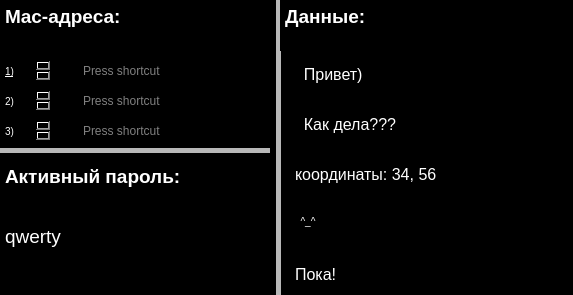
<?xml version="1.0" encoding="UTF-8"?>
<ui version="4.0">
 <class>Dialog</class>
 <widget class="QDialog" name="Dialog">
  <property name="geometry">
   <rect>
    <x>0</x>
    <y>0</y>
    <width>573</width>
    <height>295</height>
   </rect>
  </property>
  <property name="sizeIncrement">
   <size>
    <width>640</width>
    <height>480</height>
   </size>
  </property>
  <property name="windowTitle">
   <string>Program</string>
  </property>
  <property name="styleSheet">
   <string notr="true">background-color:rgb(0, 0, 0)</string>
  </property>
  <widget class="Line" name="line">
   <property name="geometry">
    <rect>
     <x>270</x>
     <y>-20</y>
     <width>16</width>
     <height>321</height>
    </rect>
   </property>
   <property name="minimumSize">
    <size>
     <width>0</width>
     <height>0</height>
    </size>
   </property>
   <property name="sizeIncrement">
    <size>
     <width>90</width>
     <height>90</height>
    </size>
   </property>
   <property name="baseSize">
    <size>
     <width>90</width>
     <height>90</height>
    </size>
   </property>
   <property name="font">
    <font>
     <family>Niagara Solid</family>
    </font>
   </property>
   <property name="mouseTracking">
    <bool>false</bool>
   </property>
   <property name="tabletTracking">
    <bool>false</bool>
   </property>
   <property name="acceptDrops">
    <bool>false</bool>
   </property>
   <property name="autoFillBackground">
    <bool>false</bool>
   </property>
   <property name="midLineWidth">
    <number>5</number>
   </property>
   <property name="orientation">
    <enum>Qt::Vertical</enum>
   </property>
  </widget>
  <widget class="Line" name="line_2">
   <property name="geometry">
    <rect>
     <x>-10</x>
     <y>140</y>
     <width>281</width>
     <height>20</height>
    </rect>
   </property>
   <property name="midLineWidth">
    <number>5</number>
   </property>
   <property name="orientation">
    <enum>Qt::Horizontal</enum>
   </property>
  </widget>
  <widget class="QTextBrowser" name="textBrowser">
   <property name="geometry">
    <rect>
     <x>0</x>
     <y>0</y>
     <width>271</width>
     <height>61</height>
    </rect>
   </property>
   <property name="styleSheet">
    <string notr="true">background-color: rgb(0, 0, 0);
color: rgb(255, 255, 255);</string>
   </property>
   <property name="html">
    <string>&lt;!DOCTYPE HTML PUBLIC &quot;-//W3C//DTD HTML 4.0//EN&quot; &quot;http://www.w3.org/TR/REC-html40/strict.dtd&quot;&gt;
&lt;html&gt;&lt;head&gt;&lt;meta name=&quot;qrichtext&quot; content=&quot;1&quot; /&gt;&lt;style type=&quot;text/css&quot;&gt;
p, li { white-space: pre-wrap; }
&lt;/style&gt;&lt;/head&gt;&lt;body style=&quot; font-family:'MS Shell Dlg 2'; font-size:7.8pt; font-weight:400; font-style:normal;&quot;&gt;
&lt;p style=&quot; margin-top:0px; margin-bottom:0px; margin-left:0px; margin-right:0px; -qt-block-indent:0; text-indent:0px;&quot;&gt;&lt;span style=&quot; font-size:14pt; font-weight:600;&quot;&gt;Mac-адреса:&lt;/span&gt;&lt;/p&gt;&lt;/body&gt;&lt;/html&gt;</string>
   </property>
  </widget>
  <widget class="QRadioButton" name="radioButton">
   <property name="geometry">
    <rect>
     <x>60</x>
     <y>60</y>
     <width>21</width>
     <height>20</height>
    </rect>
   </property>
   <property name="styleSheet">
    <string notr="true">background-color: rgb(0, 0, 0);
color: rgb(255, 255, 255);</string>
   </property>
   <property name="text">
    <string/>
   </property>
  </widget>
  <widget class="QRadioButton" name="radioButton_2">
   <property name="geometry">
    <rect>
     <x>60</x>
     <y>90</y>
     <width>21</width>
     <height>20</height>
    </rect>
   </property>
   <property name="styleSheet">
    <string notr="true">background-color: rgb(0, 0, 0);
color: rgb(255, 255, 255);</string>
   </property>
   <property name="text">
    <string/>
   </property>
  </widget>
  <widget class="QTextBrowser" name="textBrowser_2">
   <property name="geometry">
    <rect>
     <x>0</x>
     <y>60</y>
     <width>51</width>
     <height>21</height>
    </rect>
   </property>
   <property name="styleSheet">
    <string notr="true">background-color: rgb(0, 0, 0);
color: rgb(255, 255, 255);</string>
   </property>
   <property name="html">
    <string>&lt;!DOCTYPE HTML PUBLIC &quot;-//W3C//DTD HTML 4.0//EN&quot; &quot;http://www.w3.org/TR/REC-html40/strict.dtd&quot;&gt;
&lt;html&gt;&lt;head&gt;&lt;meta name=&quot;qrichtext&quot; content=&quot;1&quot; /&gt;&lt;style type=&quot;text/css&quot;&gt;
p, li { white-space: pre-wrap; }
&lt;/style&gt;&lt;/head&gt;&lt;body style=&quot; font-family:'MS Shell Dlg 2'; font-size:7.8pt; font-weight:400; font-style:normal;&quot;&gt;
&lt;p style=&quot; margin-top:0px; margin-bottom:0px; margin-left:0px; margin-right:0px; -qt-block-indent:0; text-indent:0px;&quot;&gt;&lt;span style=&quot; text-decoration: underline;&quot;&gt;1)&lt;/span&gt;&lt;/p&gt;&lt;/body&gt;&lt;/html&gt;</string>
   </property>
  </widget>
  <widget class="QTextBrowser" name="textBrowser_3">
   <property name="geometry">
    <rect>
     <x>0</x>
     <y>90</y>
     <width>51</width>
     <height>21</height>
    </rect>
   </property>
   <property name="styleSheet">
    <string notr="true">background-color: rgb(0, 0, 0);
color: rgb(255, 255, 255);</string>
   </property>
   <property name="html">
    <string>&lt;!DOCTYPE HTML PUBLIC &quot;-//W3C//DTD HTML 4.0//EN&quot; &quot;http://www.w3.org/TR/REC-html40/strict.dtd&quot;&gt;
&lt;html&gt;&lt;head&gt;&lt;meta name=&quot;qrichtext&quot; content=&quot;1&quot; /&gt;&lt;style type=&quot;text/css&quot;&gt;
p, li { white-space: pre-wrap; }
&lt;/style&gt;&lt;/head&gt;&lt;body style=&quot; font-family:'MS Shell Dlg 2'; font-size:7.8pt; font-weight:400; font-style:normal;&quot;&gt;
&lt;p style=&quot; margin-top:0px; margin-bottom:0px; margin-left:0px; margin-right:0px; -qt-block-indent:0; text-indent:0px;&quot;&gt;2)&lt;/p&gt;&lt;/body&gt;&lt;/html&gt;</string>
   </property>
  </widget>
  <widget class="QTextBrowser" name="textBrowser_4">
   <property name="geometry">
    <rect>
     <x>0</x>
     <y>120</y>
     <width>51</width>
     <height>21</height>
    </rect>
   </property>
   <property name="styleSheet">
    <string notr="true">background-color: rgb(0, 0, 0);
color: rgb(255, 255, 255);</string>
   </property>
   <property name="html">
    <string>&lt;!DOCTYPE HTML PUBLIC &quot;-//W3C//DTD HTML 4.0//EN&quot; &quot;http://www.w3.org/TR/REC-html40/strict.dtd&quot;&gt;
&lt;html&gt;&lt;head&gt;&lt;meta name=&quot;qrichtext&quot; content=&quot;1&quot; /&gt;&lt;style type=&quot;text/css&quot;&gt;
p, li { white-space: pre-wrap; }
&lt;/style&gt;&lt;/head&gt;&lt;body style=&quot; font-family:'MS Shell Dlg 2'; font-size:7.8pt; font-weight:400; font-style:normal;&quot;&gt;
&lt;p style=&quot; margin-top:0px; margin-bottom:0px; margin-left:0px; margin-right:0px; -qt-block-indent:0; text-indent:0px;&quot;&gt;3)&lt;/p&gt;&lt;/body&gt;&lt;/html&gt;</string>
   </property>
  </widget>
  <widget class="QRadioButton" name="radioButton_3">
   <property name="geometry">
    <rect>
     <x>60</x>
     <y>120</y>
     <width>21</width>
     <height>20</height>
    </rect>
   </property>
   <property name="styleSheet">
    <string notr="true">background-color: rgb(0, 0, 0);
color: rgb(255, 255, 255);</string>
   </property>
   <property name="text">
    <string/>
   </property>
  </widget>
  <widget class="QKeySequenceEdit" name="keySequenceEdit">
   <property name="geometry">
    <rect>
     <x>80</x>
     <y>60</y>
     <width>191</width>
     <height>22</height>
    </rect>
   </property>
   <property name="styleSheet">
    <string notr="true">background-color: rgb(0, 0, 0);
color: rgb(255, 255, 255);</string>
   </property>
  </widget>
  <widget class="QKeySequenceEdit" name="keySequenceEdit_2">
   <property name="geometry">
    <rect>
     <x>80</x>
     <y>90</y>
     <width>191</width>
     <height>22</height>
    </rect>
   </property>
   <property name="styleSheet">
    <string notr="true">background-color: rgb(0, 0, 0);
color: rgb(255, 255, 255);</string>
   </property>
  </widget>
  <widget class="QKeySequenceEdit" name="keySequenceEdit_3">
   <property name="geometry">
    <rect>
     <x>80</x>
     <y>120</y>
     <width>191</width>
     <height>22</height>
    </rect>
   </property>
   <property name="styleSheet">
    <string notr="true">background-color: rgb(0, 0, 0);
color: rgb(255, 255, 255);</string>
   </property>
  </widget>
  <widget class="QTextBrowser" name="textBrowser_5">
   <property name="geometry">
    <rect>
     <x>0</x>
     <y>160</y>
     <width>271</width>
     <height>41</height>
    </rect>
   </property>
   <property name="styleSheet">
    <string notr="true">background-color: rgb(0, 0, 0);
color: rgb(255, 255, 255);</string>
   </property>
   <property name="html">
    <string>&lt;!DOCTYPE HTML PUBLIC &quot;-//W3C//DTD HTML 4.0//EN&quot; &quot;http://www.w3.org/TR/REC-html40/strict.dtd&quot;&gt;
&lt;html&gt;&lt;head&gt;&lt;meta name=&quot;qrichtext&quot; content=&quot;1&quot; /&gt;&lt;style type=&quot;text/css&quot;&gt;
p, li { white-space: pre-wrap; }
&lt;/style&gt;&lt;/head&gt;&lt;body style=&quot; font-family:'MS Shell Dlg 2'; font-size:7.8pt; font-weight:400; font-style:normal;&quot;&gt;
&lt;p style=&quot; margin-top:0px; margin-bottom:0px; margin-left:0px; margin-right:0px; -qt-block-indent:0; text-indent:0px;&quot;&gt;&lt;span style=&quot; font-size:14pt; font-weight:600;&quot;&gt;Активный пароль:&lt;/span&gt;&lt;/p&gt;&lt;/body&gt;&lt;/html&gt;</string>
   </property>
  </widget>
  <widget class="QTextBrowser" name="textBrowser_6">
   <property name="geometry">
    <rect>
     <x>0</x>
     <y>220</y>
     <width>271</width>
     <height>41</height>
    </rect>
   </property>
   <property name="styleSheet">
    <string notr="true">background-color: rgb(0, 0, 0);
color: rgb(255, 255, 255);</string>
   </property>
   <property name="html">
    <string>&lt;!DOCTYPE HTML PUBLIC &quot;-//W3C//DTD HTML 4.0//EN&quot; &quot;http://www.w3.org/TR/REC-html40/strict.dtd&quot;&gt;
&lt;html&gt;&lt;head&gt;&lt;meta name=&quot;qrichtext&quot; content=&quot;1&quot; /&gt;&lt;style type=&quot;text/css&quot;&gt;
p, li { white-space: pre-wrap; }
&lt;/style&gt;&lt;/head&gt;&lt;body style=&quot; font-family:'MS Shell Dlg 2'; font-size:7.8pt; font-weight:400; font-style:normal;&quot;&gt;
&lt;p style=&quot; margin-top:0px; margin-bottom:0px; margin-left:0px; margin-right:0px; -qt-block-indent:0; text-indent:0px;&quot;&gt;&lt;span style=&quot; font-size:14pt;&quot;&gt;qwerty&lt;/span&gt;&lt;/p&gt;&lt;/body&gt;&lt;/html&gt;</string>
   </property>
  </widget>
  <widget class="QTextBrowser" name="textBrowser_7">
   <property name="geometry">
    <rect>
     <x>280</x>
     <y>0</y>
     <width>291</width>
     <height>51</height>
    </rect>
   </property>
   <property name="styleSheet">
    <string notr="true">background-color: rgb(0, 0, 0);
color: rgb(255, 255, 255);</string>
   </property>
   <property name="html">
    <string>&lt;!DOCTYPE HTML PUBLIC &quot;-//W3C//DTD HTML 4.0//EN&quot; &quot;http://www.w3.org/TR/REC-html40/strict.dtd&quot;&gt;
&lt;html&gt;&lt;head&gt;&lt;meta name=&quot;qrichtext&quot; content=&quot;1&quot; /&gt;&lt;style type=&quot;text/css&quot;&gt;
p, li { white-space: pre-wrap; }
&lt;/style&gt;&lt;/head&gt;&lt;body style=&quot; font-family:'MS Shell Dlg 2'; font-size:7.8pt; font-weight:400; font-style:normal;&quot;&gt;
&lt;p style=&quot; margin-top:0px; margin-bottom:0px; margin-left:0px; margin-right:0px; -qt-block-indent:0; text-indent:0px;&quot;&gt;&lt;span style=&quot; font-size:14pt; font-weight:600;&quot;&gt;Данные:&lt;/span&gt;&lt;/p&gt;&lt;/body&gt;&lt;/html&gt;</string>
   </property>
  </widget>
  <widget class="QTextBrowser" name="textBrowser_8">
   <property name="geometry">
    <rect>
     <x>290</x>
     <y>60</y>
     <width>271</width>
     <height>31</height>
    </rect>
   </property>
   <property name="styleSheet">
    <string notr="true">background-color: rgb(0, 0, 0);
color: rgb(255, 255, 255);</string>
   </property>
   <property name="html">
    <string>&lt;!DOCTYPE HTML PUBLIC &quot;-//W3C//DTD HTML 4.0//EN&quot; &quot;http://www.w3.org/TR/REC-html40/strict.dtd&quot;&gt;
&lt;html&gt;&lt;head&gt;&lt;meta name=&quot;qrichtext&quot; content=&quot;1&quot; /&gt;&lt;style type=&quot;text/css&quot;&gt;
p, li { white-space: pre-wrap; }
&lt;/style&gt;&lt;/head&gt;&lt;body style=&quot; font-family:'MS Shell Dlg 2'; font-size:7.8pt; font-weight:400; font-style:normal;&quot;&gt;
&lt;p style=&quot; margin-top:0px; margin-bottom:0px; margin-left:0px; margin-right:0px; -qt-block-indent:0; text-indent:0px;&quot;&gt;&lt;span style=&quot; font-size:12pt;&quot;&gt;  Привет)&lt;/span&gt;&lt;/p&gt;&lt;/body&gt;&lt;/html&gt;</string>
   </property>
  </widget>
  <widget class="QTextBrowser" name="textBrowser_9">
   <property name="geometry">
    <rect>
     <x>290</x>
     <y>110</y>
     <width>271</width>
     <height>31</height>
    </rect>
   </property>
   <property name="styleSheet">
    <string notr="true">background-color: rgb(0, 0, 0);
color: rgb(255, 255, 255);
</string>
   </property>
   <property name="html">
    <string>&lt;!DOCTYPE HTML PUBLIC &quot;-//W3C//DTD HTML 4.0//EN&quot; &quot;http://www.w3.org/TR/REC-html40/strict.dtd&quot;&gt;
&lt;html&gt;&lt;head&gt;&lt;meta name=&quot;qrichtext&quot; content=&quot;1&quot; /&gt;&lt;style type=&quot;text/css&quot;&gt;
p, li { white-space: pre-wrap; }
&lt;/style&gt;&lt;/head&gt;&lt;body style=&quot; font-family:'MS Shell Dlg 2'; font-size:7.8pt; font-weight:400; font-style:normal;&quot;&gt;
&lt;p style=&quot; margin-top:0px; margin-bottom:0px; margin-left:0px; margin-right:0px; -qt-block-indent:0; text-indent:0px;&quot;&gt;&lt;span style=&quot; font-size:12pt;&quot;&gt;  Как дела???&lt;/span&gt;&lt;/p&gt;&lt;/body&gt;&lt;/html&gt;</string>
   </property>
  </widget>
  <widget class="QTextBrowser" name="textBrowser_12">
   <property name="geometry">
    <rect>
     <x>290</x>
     <y>210</y>
     <width>271</width>
     <height>31</height>
    </rect>
   </property>
   <property name="styleSheet">
    <string notr="true">background-color: rgb(0, 0, 0);
color: rgb(255, 255, 255);</string>
   </property>
   <property name="html">
    <string>&lt;!DOCTYPE HTML PUBLIC &quot;-//W3C//DTD HTML 4.0//EN&quot; &quot;http://www.w3.org/TR/REC-html40/strict.dtd&quot;&gt;
&lt;html&gt;&lt;head&gt;&lt;meta name=&quot;qrichtext&quot; content=&quot;1&quot; /&gt;&lt;style type=&quot;text/css&quot;&gt;
p, li { white-space: pre-wrap; }
&lt;/style&gt;&lt;/head&gt;&lt;body style=&quot; font-family:'MS Shell Dlg 2'; font-size:7.8pt; font-weight:400; font-style:normal;&quot;&gt;
&lt;p style=&quot; margin-top:0px; margin-bottom:0px; margin-left:0px; margin-right:0px; -qt-block-indent:0; text-indent:0px;&quot;&gt;  ^_^&lt;/p&gt;&lt;/body&gt;&lt;/html&gt;</string>
   </property>
  </widget>
  <widget class="QTextBrowser" name="textBrowser_11">
   <property name="geometry">
    <rect>
     <x>290</x>
     <y>160</y>
     <width>271</width>
     <height>31</height>
    </rect>
   </property>
   <property name="styleSheet">
    <string notr="true">background-color: rgb(0, 0, 0);
color: rgb(255, 255, 255);
</string>
   </property>
   <property name="html">
    <string>&lt;!DOCTYPE HTML PUBLIC &quot;-//W3C//DTD HTML 4.0//EN&quot; &quot;http://www.w3.org/TR/REC-html40/strict.dtd&quot;&gt;
&lt;html&gt;&lt;head&gt;&lt;meta name=&quot;qrichtext&quot; content=&quot;1&quot; /&gt;&lt;style type=&quot;text/css&quot;&gt;
p, li { white-space: pre-wrap; }
&lt;/style&gt;&lt;/head&gt;&lt;body style=&quot; font-family:'MS Shell Dlg 2'; font-size:7.8pt; font-weight:400; font-style:normal;&quot;&gt;
&lt;p style=&quot; margin-top:0px; margin-bottom:0px; margin-left:0px; margin-right:0px; -qt-block-indent:0; text-indent:0px;&quot;&gt;&lt;span style=&quot; font-size:12pt;&quot;&gt;координаты: 34, 56&lt;/span&gt;&lt;/p&gt;&lt;/body&gt;&lt;/html&gt;</string>
   </property>
  </widget>
  <widget class="QTextBrowser" name="textBrowser_10">
   <property name="geometry">
    <rect>
     <x>290</x>
     <y>260</y>
     <width>271</width>
     <height>31</height>
    </rect>
   </property>
   <property name="styleSheet">
    <string notr="true">background-color: rgb(0, 0, 0);
color: rgb(255, 255, 255);
</string>
   </property>
   <property name="html">
    <string>&lt;!DOCTYPE HTML PUBLIC &quot;-//W3C//DTD HTML 4.0//EN&quot; &quot;http://www.w3.org/TR/REC-html40/strict.dtd&quot;&gt;
&lt;html&gt;&lt;head&gt;&lt;meta name=&quot;qrichtext&quot; content=&quot;1&quot; /&gt;&lt;style type=&quot;text/css&quot;&gt;
p, li { white-space: pre-wrap; }
&lt;/style&gt;&lt;/head&gt;&lt;body style=&quot; font-family:'MS Shell Dlg 2'; font-size:7.8pt; font-weight:400; font-style:normal;&quot;&gt;
&lt;p style=&quot; margin-top:0px; margin-bottom:0px; margin-left:0px; margin-right:0px; -qt-block-indent:0; text-indent:0px;&quot;&gt;&lt;span style=&quot; font-size:12pt;&quot;&gt;Пока!&lt;/span&gt;&lt;/p&gt;&lt;/body&gt;&lt;/html&gt;</string>
   </property>
  </widget>
 </widget>
 <resources/>
 <connections/>
</ui>
